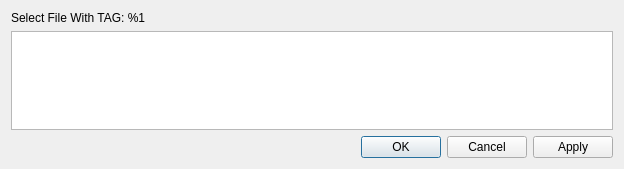
<?xml version="1.0" encoding="UTF-8"?>
<ui version="4.0">
 <class>DialogDuplicateTags</class>
 <widget class="QDialog" name="DialogDuplicateTags">
  <property name="geometry">
   <rect>
    <x>0</x>
    <y>0</y>
    <width>624</width>
    <height>169</height>
   </rect>
  </property>
  <property name="windowTitle">
   <string>Duplicate Tags_popup</string>
  </property>
  <layout class="QVBoxLayout" name="verticalLayout">
   <item>
    <widget class="QLabel" name="label">
     <property name="text">
      <string>Select File With TAG: %1</string>
     </property>
    </widget>
   </item>
   <item>
    <widget class="QListWidget" name="listWidget">
     <property name="font">
      <font>
       <family>Monospace</family>
      </font>
     </property>
    </widget>
   </item>
   <item>
    <widget class="QDialogButtonBox" name="buttonBox">
     <property name="orientation">
      <enum>Qt::Horizontal</enum>
     </property>
     <property name="standardButtons">
      <set>QDialogButtonBox::Apply|QDialogButtonBox::Cancel|QDialogButtonBox::Ok</set>
     </property>
    </widget>
   </item>
  </layout>
 </widget>
 <resources/>
 <connections>
  <connection>
   <sender>buttonBox</sender>
   <signal>rejected()</signal>
   <receiver>DialogDuplicateTags</receiver>
   <slot>reject()</slot>
   <hints>
    <hint type="sourcelabel">
     <x>316</x>
     <y>260</y>
    </hint>
    <hint type="destinationlabel">
     <x>286</x>
     <y>274</y>
    </hint>
   </hints>
  </connection>
 </connections>
</ui>
